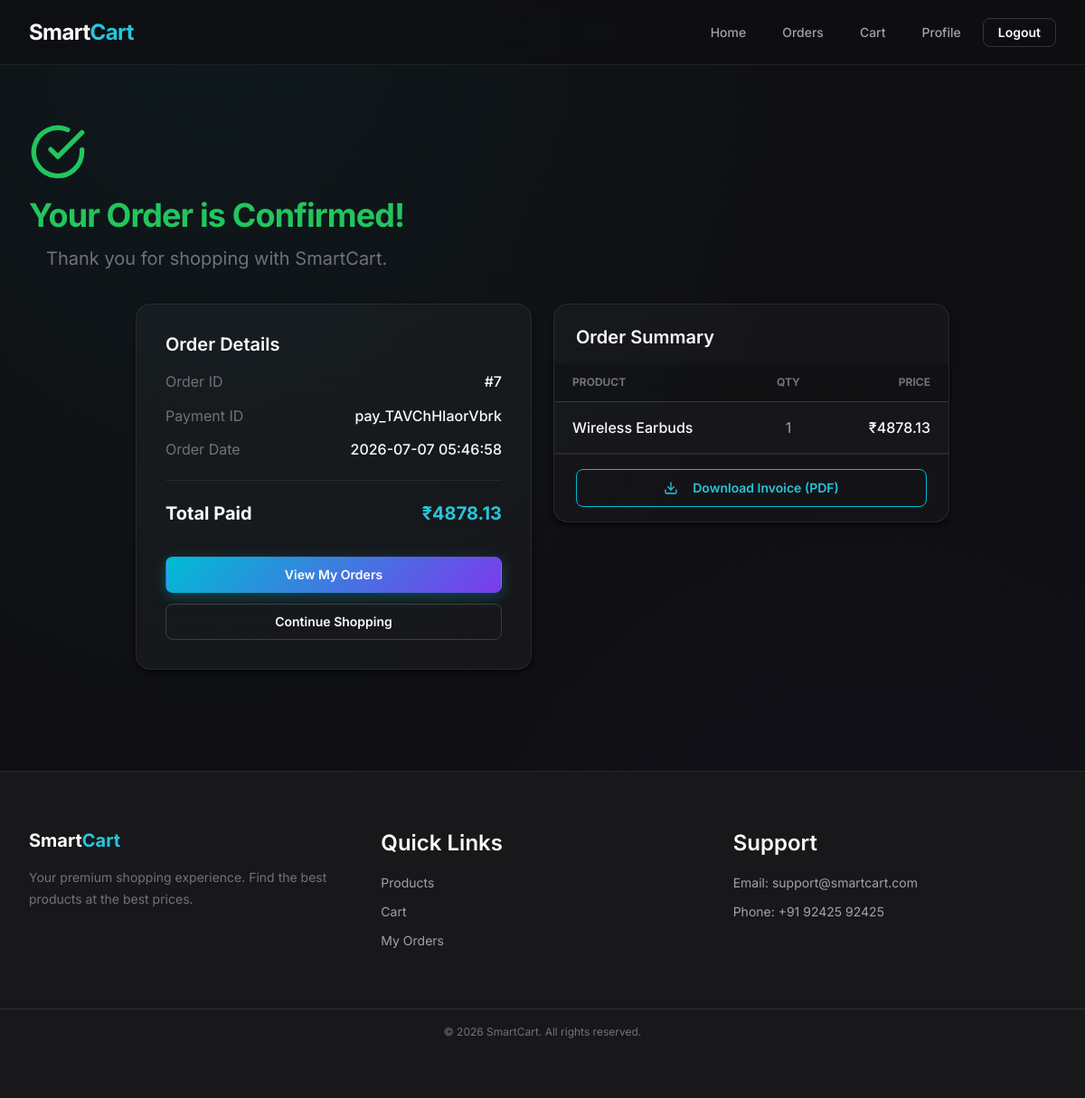
/user/order-success/7 (signed in), run on the app's committed database.
### tables this page shows
CREATE TABLE orders (
    order_id INTEGER PRIMARY KEY AUTOINCREMENT,
    user_id INTEGER NOT NULL,
    razorpay_order_id TEXT,
    razorpay_payment_id TEXT,
    amount REAL,
    payment_status TEXT,
    created_at TIMESTAMP DEFAULT CURRENT_TIMESTAMP, address TEXT,
    FOREIGN KEY (user_id) REFERENCES users(user_id)
);

CREATE TABLE order_items (
    id INTEGER PRIMARY KEY AUTOINCREMENT,
    order_id INTEGER NOT NULL,
    product_id INTEGER NOT NULL,
    product_name TEXT,
    quantity INTEGER,
    price REAL,
    FOREIGN KEY (order_id) REFERENCES orders(order_id),
    FOREIGN KEY (product_id) REFERENCES products(product_id)
);

### app.py (the view)
@app.route('/user/order-success/<int:order_db_id>')
def order_success(order_db_id):
    if 'user_id' not in session:
        flash("Please login!", "danger")
        return redirect('/user-signin')
    conn = get_db()
    cursor = conn.cursor()
    cursor.execute("SELECT * FROM orders WHERE order_id=? AND user_id=?", (order_db_id, session['user_id']))
    order = cursor.fetchone()
    cursor.execute("SELECT * FROM order_items WHERE order_id=?", (order_db_id,))
    items = cursor.fetchall()
    cursor.close()
    conn.close()
    if not order:
        flash("Order not found.", "danger")
        return redirect('/user/products')
    return render_template("user/order_success.html", order=order, items=items)

### app.py (called while the page is built)
def convert_timestamp(val):
    val_str = val.decode('utf-8')
    try:
        return datetime.datetime.fromisoformat(val_str)
    except ValueError:
        return datetime.datetime.strptime(val_str, "%Y-%m-%d %H:%M:%S")

def get_db():
    connection = sqlite3.connect(DB_PATH, detect_types=sqlite3.PARSE_DECLTYPES)
    connection.row_factory = sqlite3.Row
    return connection

### templates/user/order_success.html (shortened to what this page needs)
{% extends "user/base.html" %}
{% block content %}
<div class="sc-dashboard sc-animate-fade-in-up">
  <div class="sc-dashboard__header" style="text-align: center; margin-bottom: var(--sc-space-8);">
    <div>
      <h2 style="color: var(--sc-success); margin-bottom: var(--sc-space-2);">Your Order is Confirmed!</h2>
      <p style="color: var(--sc-text-muted); font-size: var(--sc-text-lg);">
        Thank you for shopping with SmartCart.
      </p>
    </div>
  </div>
  <div style="display: grid; grid-template-columns: 1fr 1fr; gap: var(--sc-space-6); max-width: 900px; margin: 0 auto;">
    <div class="glass-card" style="height: fit-content;">
      <h3 style="font-size: var(--sc-text-lg); font-weight: var(--sc-weight-semibold); margin-bottom: var(--sc-space-4); color: var(--sc-text-primary);">Order Details</h3>
      <div style="display: flex; flex-direction: column; gap: var(--sc-space-3); color: var(--sc-text-secondary); line-height: 1.6;">
        <div style="display: flex; justify-content: space-between;">
          <span style="color: var(--sc-text-muted);">Order ID</span>
          <span style="font-weight: var(--sc-weight-medium); color: var(--sc-text-primary);">#{{ order.order_id }}</span>
        </div>
        <div style="display: flex; justify-content: space-between;">
          <span style="color: var(--sc-text-muted);">Payment ID</span>
          <span style="font-weight: var(--sc-weight-medium); color: var(--sc-text-primary);">{{ order.razorpay_payment_id }}</span>
        </div>
        <div style="display: flex; justify-content: space-between;">
          <span style="color: var(--sc-text-muted);">Order Date</span>
          <span style="font-weight: var(--sc-weight-medium); color: var(--sc-text-primary);">{{ order.created_at }}</span>
        </div>
        <div style="height: 1px; background: var(--sc-border); margin: var(--sc-space-2) 0;"></div>
        <div style="display: flex; justify-content: space-between; font-size: var(--sc-text-lg);">
          <span style="color: var(--sc-text-primary); font-weight: var(--sc-weight-bold);">Total Paid</span>
          <span style="font-weight: var(--sc-weight-bold); color: var(--sc-brand-400);">₹{{ order.amount }}</span>
        </div>
      </div>
      <div style="margin-top: var(--sc-space-8); display: flex; gap: var(--sc-space-3); flex-direction: column;">
        <a href="/user/my-orders" class="sc-btn sc-btn--primary sc-btn--block">View My Orders</a>
        <a href="/user/products" class="sc-btn sc-btn--ghost sc-btn--block">Continue Shopping</a>
      </div>
    </div>
    <div class="glass-card" style="height: fit-content; padding: 0; overflow: hidden;">
      <h3 style="font-size: var(--sc-text-lg); font-weight: var(--sc-weight-semibold); padding: var(--sc-space-6) var(--sc-space-6) var(--sc-space-4); margin: 0; color: var(--sc-text-primary);">Order Summary</h3>
      <table class="sc-table" style="width: 100%; border-collapse: collapse;">
        <thead>
          <tr style="border-bottom: 1px solid var(--sc-border-strong); background: rgba(0,0,0,0.2);">
            <th style="padding: var(--sc-space-3) var(--sc-space-5); text-align: left; font-size: var(--sc-text-xs); color: var(--sc-text-muted); text-transform: uppercase;">Product</th>
            <th style="padding: var(--sc-space-3) var(--sc-space-5); text-align: center; font-size: var(--sc-text-xs); color: var(--sc-text-muted); text-transform: uppercase;">Qty</th>
            <th style="padding: var(--sc-space-3) var(--sc-space-5); text-align: right; font-size: var(--sc-text-xs); color: var(--sc-text-muted); text-transform: uppercase;">Price</th>
          </tr>
        </thead>
        <tbody>
          {% for it in items %}
          <tr style="border-bottom: 1px solid var(--sc-border);">
            <td style="padding: var(--sc-space-4) var(--sc-space-5); color: var(--sc-text-primary); font-weight: var(--sc-weight-medium);">{{ it.product_name }}</td>
            <td style="padding: var(--sc-space-4) var(--sc-space-5); text-align: center; color: var(--sc-text-secondary);">{{ it.quantity }}</td>
            <td style="padding: var(--sc-space-4) var(--sc-space-5); text-align: right; color: var(--sc-text-primary); font-weight: var(--sc-weight-medium);">₹{{ it.quantity * it.price }}</td>
          </tr>
          {% endfor %}
        </tbody>
      </table>
      <div style="padding: var(--sc-space-4) var(--sc-space-6); background: rgba(0,0,0,0.1); border-top: 1px solid var(--sc-border);">
        <a href="/user/download-invoice/{{ order.order_id }}" class="sc-btn sc-btn--ghost sc-btn--block" style="border: 1px solid var(--sc-brand-500); color: var(--sc-brand-400);">
          Download Invoice (PDF)
        </a>
      </div>
    </div>
  </div>
</div>
{% endblock %}

### static/css/02-base.css (style rules this page uses)
html, body { display: flex; flex-direction: column; overflow-x: hidden; background-color: var(--sc-bg-body); color: var(--sc-text-primary); background-image: radial-gradient( ellipse at 20% 0%, rgba(0, 188, 212, 0.06) 0%, transparent 50% ), radial-gradient( ellipse at 80% 100%, rgba(124, 58, 237, 0.04) 0%, transparent 50% ); background-attachment: fixed; }
h2 { font-size: var(--sc-text-3xl); font-weight: var(--sc-weight-bold); letter-spacing: var(--sc-tracking-tight); line-height: var(--sc-leading-tight); color: var(--sc-text-primary); }
h3 { font-size: var(--sc-text-2xl); font-weight: var(--sc-weight-semibold); line-height: var(--sc-leading-tight); color: var(--sc-text-primary); }
p { font-size: var(--sc-text-base); line-height: var(--sc-leading-relaxed); color: var(--sc-text-secondary); }
a { color: var(--sc-text-primary); transition: var(--sc-transition-colors); }

### static/css/04-components.css (style rules this page uses)
.sc-btn { display: inline-flex; align-items: center; justify-content: center; gap: var(--sc-space-2); padding: var(--sc-space-3) var(--sc-space-6); font-size: var(--sc-text-sm); font-weight: var(--sc-weight-semibold); line-height: 1; border-radius: var(--sc-radius-md); border: 1px solid transparent; cursor: pointer; white-space: nowrap; user-select: none; transition: var(--sc-transition-all); position: relative; overflow: hidden; }
.sc-btn::after { content: ''; position: absolute; inset: 0; background: linear-gradient(105deg, transparent 40%, rgba(255, 255, 255, 0.08) 45%, rgba(255, 255, 255, 0.12) 50%, rgba(255, 255, 255, 0.08) 55%, transparent 60%); transform: translateX(-100%); transition: transform 0.6s var(--sc-ease-out); }
.sc-btn--primary, .btn-primary, button[type="submit"], button[type="button"] { background: var(--sc-gradient-brand); color: var(--sc-neutral-0); border-color: transparent; box-shadow: 0 4px 15px rgba(0, 188, 212, 0.3); }
.sc-btn--ghost, .btn-outline { background: transparent; color: var(--sc-text-primary); border-color: var(--sc-border-strong); }
.sc-btn--block, .w-100 { width: 100%; }
.sc-card, .glass-card { background: rgba(255, 255, 255, 0.03); background-image: var(--sc-gradient-surface); backdrop-filter: blur(16px) saturate(180%); -webkit-backdrop-filter: blur(16px) saturate(180%); border: 1px solid var(--sc-border); border-radius: var(--sc-radius-xl); padding: var(--sc-space-8); box-shadow: var(--sc-shadow-md); transition: var(--sc-transition-all); position: relative; overflow: hidden; }
.sc-card--glass, .glass-card { background: rgba(255, 255, 255, 0.03); backdrop-filter: blur(16px); -webkit-backdrop-filter: blur(16px); }

### static/css/06-animations.css (style rules this page uses)
.sc-animate-fade-in-up { animation: sc-fade-in-up var(--sc-duration-slow) var(--sc-ease-out) both; }

### static/css/07-pages.css (style rules this page uses)
.sc-dashboard { padding: var(--sc-space-8) 0; }
.sc-dashboard__header { display: flex; align-items: center; justify-content: space-between; margin-bottom: var(--sc-space-8); }

### data on the page
orders: order_id "7", razorpay_payment_id "pay_TAVChHIaorVbrk", created_at "2026-07-07 05:46:58", amount "4878.13"
order_items: product_name "Wireless Earbuds", quantity "1", it.quantity*it.price "4878.13"
